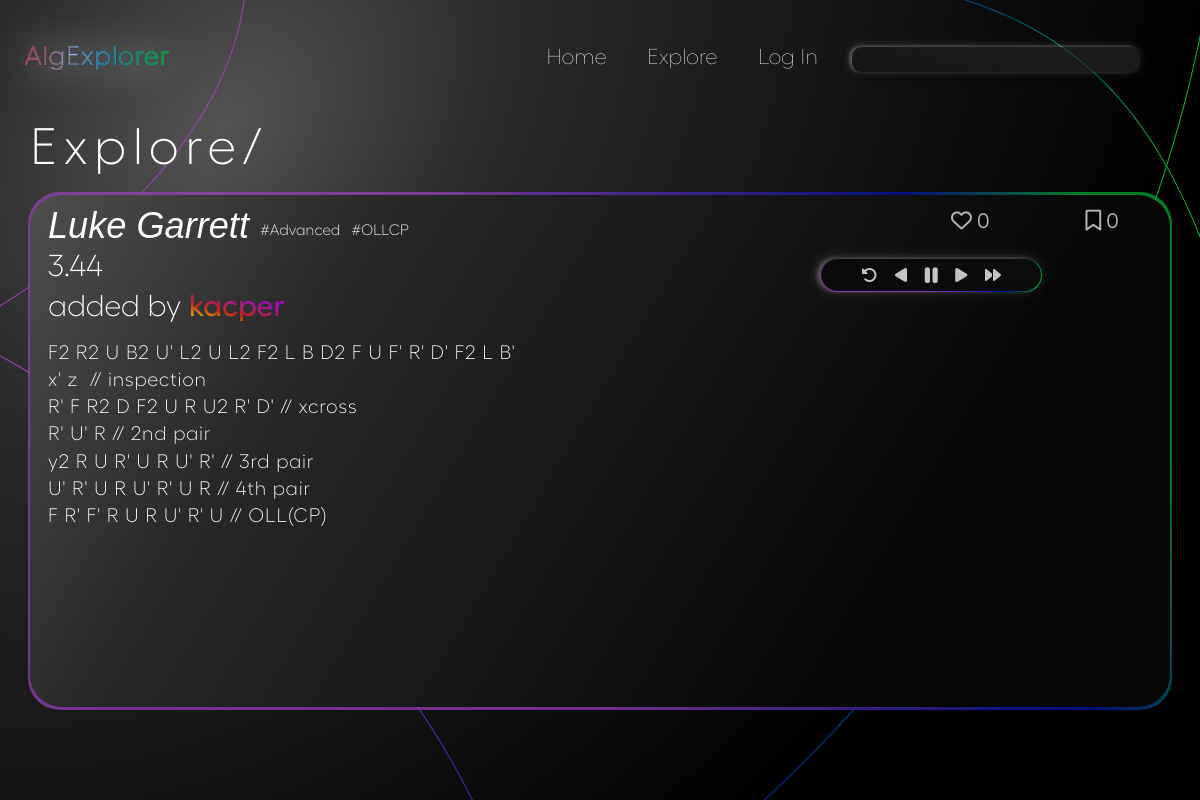
The page /solves/e9216422-d8fb-494f-9cd4-1cb947d4aa73/ on the database as committed earlier.
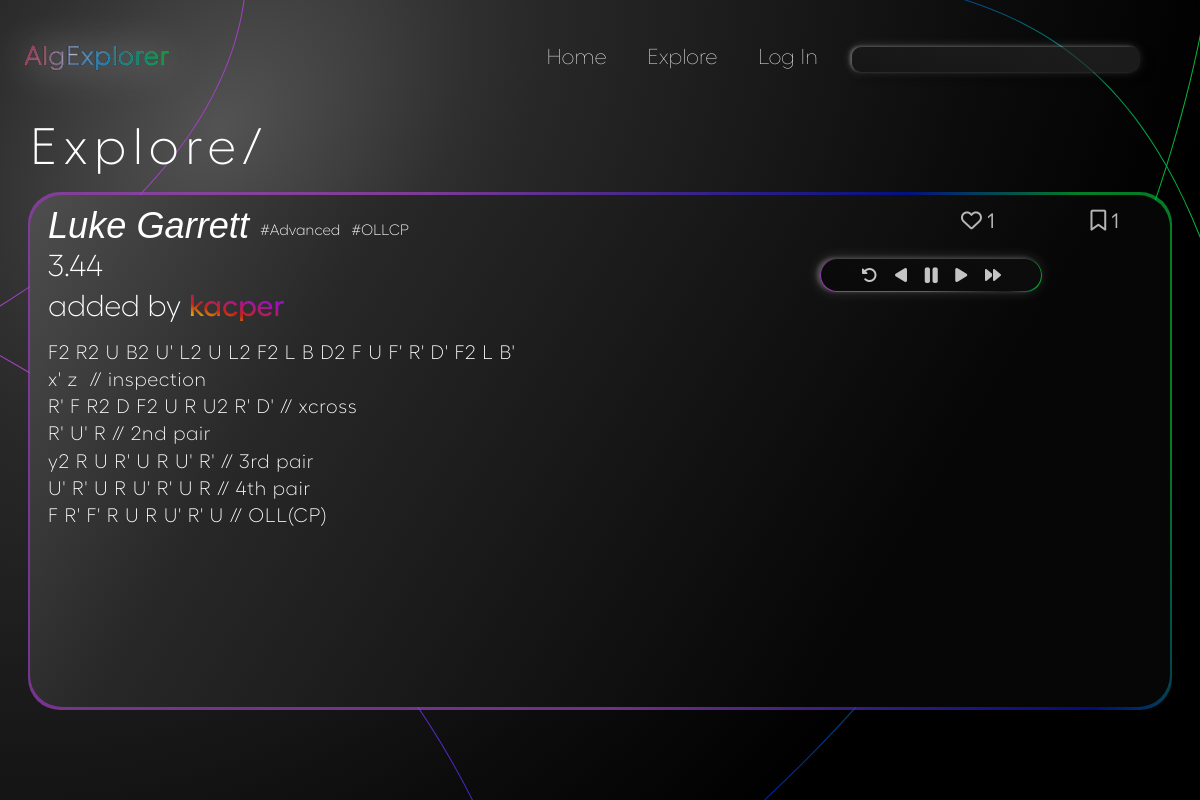
The same page on the database as committed later.
### algorithms/models.py (models this page shows, shortened)
class Algorithm(models.Model):
    id = models.UUIDField(default=uuid.uuid4, unique=True, primary_key=True, editable=False)
    date_added = models.DateTimeField(auto_now_add=True)
    owner = models.ForeignKey(Profile, null=True, blank=True, on_delete=models.CASCADE)
    solver = models.CharField(max_length=50)
    description = models.CharField(null=True, blank=True, max_length=50, default="-")
    scramble = models.CharField(default="", max_length=100, null=False, validators=[
        RegexValidator(
            regex = r"^([RLUDFBMESrludfbxyz]{1}([2]|[']|2')? +)*([RLUDFBMESrludfbxyz]{1}([2]|[']|2')? *){1}$",
            message = "Invalid scramble.",
            code = "invalid_scramble"
        )
    ])
    content = models.TextField(max_length=1000, null=False, validators=[
        RegexValidator(
            regex = r"^( |\n|//[^\n]*)*([RLUDFBMESrludfbxyz]{1}([2]|[']|2')?( |\n|//[^\n]*)+)*([RLUDFBMESrludfbxyz]{1}([2]|[']|2')?( |\n|//[^\n]*)*){1}$",
            message = "Invalid solve.",
            code = "invalid_solve",
            flags = M
        )
    ])
    tags = models.ManyToManyField("Tag", blank=True, related_name="algs")
    cube_state = models.CharField(editable=False, max_length=54, default="wwwwwwwwwyyyyyyyyyrrrrrrrrrooooooooogggggggggbbbbbbbbb")
    image = models.ImageField(editable=False, null=True, blank=True, upload_to="algorithms/", default="algorithms/default.svg")
    users_hearts = models.ManyToManyField(Profile, blank=True, related_name="hearted_algs")
    users_saved = models.ManyToManyField(Profile, blank=True, related_name="saved_algs")
    heart_count = models.IntegerField(default=0, blank=True, null=True)
    saved_count = models.IntegerField(default=0, blank=True, null=True)
    class Meta:
        ordering = ['-heart_count', '-date_added']

### algorithms/views.py (the view)
# urls.py: path('solves/<str:pk>/', views.getAlg, name="alg"),
def getAlg(request, pk):
    try:
        alg = Algorithm.objects.get(id=pk)
    except ObjectDoesNotExist:
        return redirect('algs-main')
    curr_url = reverse('explore-algs')
    context = {'alg' : alg, 'curr_url' : curr_url, 'alltags' : Tag.objects.all(),}
    return render(request, 'algorithms/alg.html', context)

### algorithms/models.py (called while the page is built)
    def __str__(self):
        return self.name

### algorithms/templates/algorithms/alg.html (shortened to what this page needs)
{% extends 'main.html' %}
{% load static %}
{% block includes %}
    <link rel="stylesheet" type="text/css" href="{% static 'algorithms/css/alg.css' %}">
{% endblock includes %}
{% block content %}
<div id="explore-bg-lines"></div>
<div id="content">
    <h2 id="explore-title">Explore/</h2>
        <div href="{% url 'alg' alg.id %}" class="alg-card" data-id="{{alg.id}}" data-cube-state="{{alg.cube_state}}">
            <div class="alg-card-content">
                <div class="alg-card-text">
                    <div class="alg-title-row">
                        <h3 class="solver-name">{{alg.solver}}</h3>
                        {% for tag in alg.tags.all|slice:":3" %}
                            <h5 class="alg-tag">#{{tag}}</h5>
                        {% endfor %}
                    </div>
                    <h4 class="alg-description">{{alg.description}}</h4>
                    <h4 class="owner-name">added by <a href="">{{alg.owner.username}}</a></h4>
                    <div class="alg-content">
                        {{alg.scramble}} <br>
                        <div class="solve-content">
                            {{alg.content|linebreaksbr}}
                        </div>
                    </div>
                </div>
                <div class="alg-card-cube">
                    <div class="info-line">
                        {% if not request.user.is_authenticated %}
                            <a href="{% url 'login' %}">
                            <div class="heart-info" data-hearted="0">
                                <i class="fa-regular fa-heart"></i>
                                <span>{{alg.heart_count}}</span>
                            </div>
                        </a>
                        {% elif request.user.profile not in alg.users_hearts.all %}
                            <div class="heart-info" data-hearted="0">
                                <i class="fa-regular fa-heart"></i>
                                <span>{{alg.heart_count}}</span>
                            </div>
                        {% else %}
                            <div class="heart-info" data-hearted="1">
                                <i class="fa-solid fa-heart"></i>
                                <span>{{alg.heart_count}}</span>
                            </div>
                        {% endif %}
                        {% if not request.user.is_authenticated %}
                        <a href="{% url 'login' %}">
                        <div class="saved-info" data-saved="0">
                            <i class="fa-regular fa-bookmark"></i>
                            <span>{{alg.saved_count}}</span>
                        </div>
                    </a>
                        {% elif request.user.profile not in alg.users_saved.all %}
                        <div class="saved-info" data-saved="0">
                            <i class="fa-regular fa-bookmark"></i>
                            <span>{{alg.saved_count}}</span>
                        </div>
                        {% else %}
                        <div class="saved-info" data-saved="1">
                            <i class="fa-solid fa-bookmark"></i>
                            <span>{{alg.saved_count}}</span>
                        </div>
                        {% endif %}
                    </div>
                    <div class="cube-controls">
                        <i class="fa-solid fa-rotate-left playBack"></i>
                        <i class="fa-solid fa-play back" style="transform: scaleX(-1); -webkit-transform: scaleX(-1);"></i>
                        <i class="fa-solid fa-pause pause"></i>
                        <i class="fa-solid fa-play forward"></i>
                        <i class="fa-solid fa-forward play"></i>
                    </div>
                </div>
            </div>
        </div>
</div>
{% endblock content %}

Rows that differ between the two databases and show on the page:
changed Algorithm "Luke Garrett": heart_count "0" → "1"; saved_count "0" → "1"
